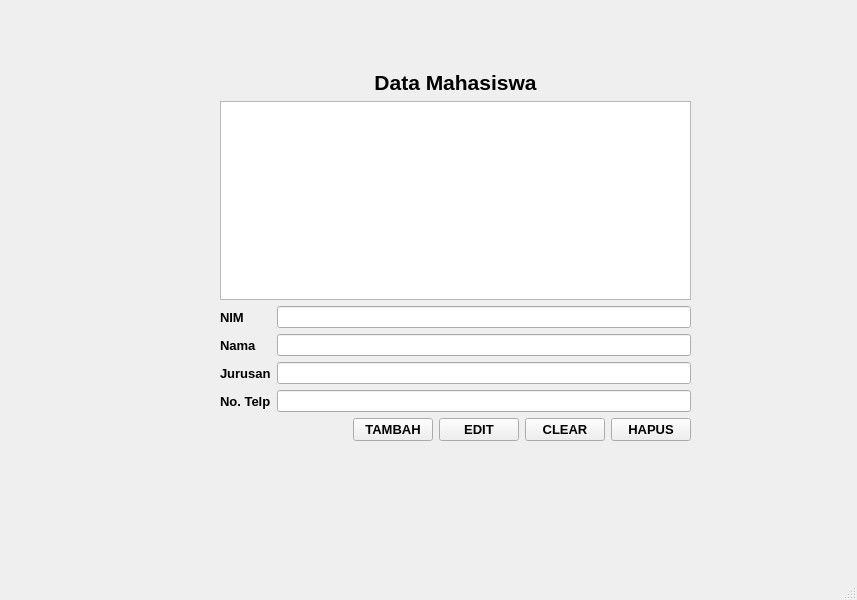
<?xml version="1.0" encoding="UTF-8"?>
<ui version="4.0">
 <class>MainWindow</class>
 <widget class="QMainWindow" name="MainWindow">
  <property name="geometry">
   <rect>
    <x>0</x>
    <y>0</y>
    <width>857</width>
    <height>600</height>
   </rect>
  </property>
  <property name="windowTitle">
   <string>MainWindow</string>
  </property>
  <widget class="QWidget" name="centralwidget">
   <widget class="QWidget" name="verticalLayoutWidget">
    <property name="geometry">
     <rect>
      <x>220</x>
      <y>70</y>
      <width>471</width>
      <height>371</height>
     </rect>
    </property>
    <layout class="QVBoxLayout" name="verticalLayout">
     <item>
      <widget class="QLabel" name="DataMahasiswa">
       <property name="font">
        <font>
         <pointsize>16</pointsize>
         <weight>75</weight>
         <italic>false</italic>
         <bold>true</bold>
         <strikeout>false</strikeout>
        </font>
       </property>
       <property name="toolTipDuration">
        <number>-1</number>
       </property>
       <property name="layoutDirection">
        <enum>Qt::LeftToRight</enum>
       </property>
       <property name="midLineWidth">
        <number>0</number>
       </property>
       <property name="text">
        <string>Data Mahasiswa</string>
       </property>
       <property name="alignment">
        <set>Qt::AlignCenter</set>
       </property>
       <property name="margin">
        <number>0</number>
       </property>
       <property name="indent">
        <number>0</number>
       </property>
       <property name="openExternalLinks">
        <bool>false</bool>
       </property>
      </widget>
     </item>
     <item>
      <widget class="QTextEdit" name="textEdit"/>
     </item>
     <item>
      <layout class="QFormLayout" name="formLayout">
       <item row="0" column="0">
        <widget class="QLabel" name="NIM">
         <property name="font">
          <font>
           <pointsize>10</pointsize>
           <weight>75</weight>
           <bold>true</bold>
          </font>
         </property>
         <property name="text">
          <string>NIM</string>
         </property>
        </widget>
       </item>
       <item row="0" column="1">
        <widget class="QLineEdit" name="lineEditNIM"/>
       </item>
       <item row="1" column="0">
        <widget class="QLabel" name="NoTelp">
         <property name="font">
          <font>
           <pointsize>10</pointsize>
           <weight>75</weight>
           <bold>true</bold>
          </font>
         </property>
         <property name="text">
          <string>Nama</string>
         </property>
        </widget>
       </item>
       <item row="1" column="1">
        <widget class="QLineEdit" name="lineEditNama"/>
       </item>
       <item row="2" column="0">
        <widget class="QLabel" name="Jurusan">
         <property name="font">
          <font>
           <pointsize>10</pointsize>
           <weight>75</weight>
           <bold>true</bold>
          </font>
         </property>
         <property name="text">
          <string>Jurusan</string>
         </property>
        </widget>
       </item>
       <item row="2" column="1">
        <widget class="QLineEdit" name="lineEditJurusan"/>
       </item>
       <item row="3" column="0">
        <widget class="QLabel" name="Nama">
         <property name="font">
          <font>
           <pointsize>10</pointsize>
           <weight>75</weight>
           <bold>true</bold>
          </font>
         </property>
         <property name="text">
          <string>No. Telp</string>
         </property>
        </widget>
       </item>
       <item row="3" column="1">
        <widget class="QLineEdit" name="lineEditNoTelp"/>
       </item>
       <item row="4" column="1">
        <layout class="QGridLayout" name="gridLayout_2">
         <item row="0" column="1">
          <widget class="QPushButton" name="tambah">
           <property name="font">
            <font>
             <pointsize>10</pointsize>
             <weight>75</weight>
             <bold>true</bold>
            </font>
           </property>
           <property name="text">
            <string>TAMBAH</string>
           </property>
          </widget>
         </item>
         <item row="0" column="3">
          <widget class="QPushButton" name="clear">
           <property name="font">
            <font>
             <pointsize>10</pointsize>
             <weight>75</weight>
             <bold>true</bold>
            </font>
           </property>
           <property name="text">
            <string>CLEAR</string>
           </property>
          </widget>
         </item>
         <item row="0" column="4">
          <widget class="QPushButton" name="hapus">
           <property name="font">
            <font>
             <pointsize>10</pointsize>
             <weight>75</weight>
             <bold>true</bold>
            </font>
           </property>
           <property name="text">
            <string>HAPUS</string>
           </property>
          </widget>
         </item>
         <item row="0" column="2">
          <widget class="QPushButton" name="edit">
           <property name="font">
            <font>
             <pointsize>10</pointsize>
             <weight>75</weight>
             <bold>true</bold>
            </font>
           </property>
           <property name="text">
            <string>EDIT</string>
           </property>
          </widget>
         </item>
         <item row="0" column="0">
          <widget class="QWidget" name="widget" native="true"/>
         </item>
        </layout>
       </item>
      </layout>
     </item>
    </layout>
   </widget>
  </widget>
  <widget class="QMenuBar" name="menubar">
   <property name="geometry">
    <rect>
     <x>0</x>
     <y>0</y>
     <width>857</width>
     <height>21</height>
    </rect>
   </property>
  </widget>
  <widget class="QStatusBar" name="statusbar"/>
 </widget>
 <resources/>
 <connections/>
</ui>
